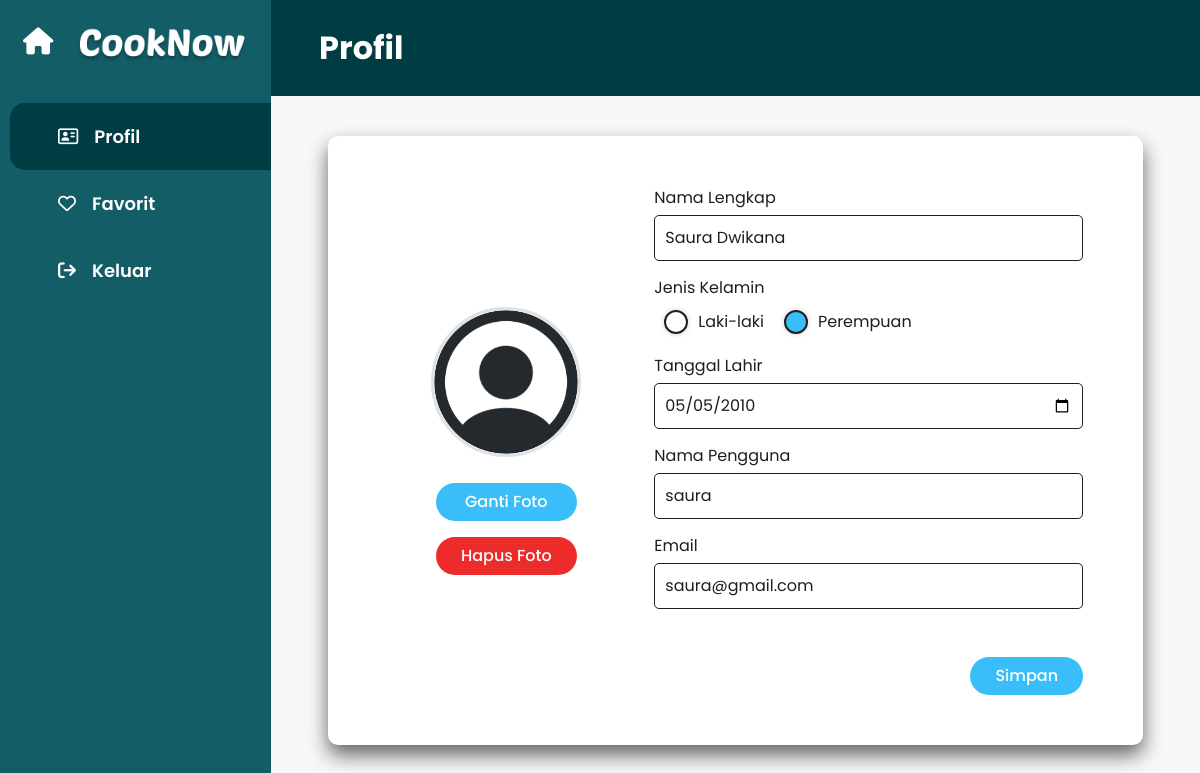
/profile-user/profile.php (signed in), run on the app's committed database.
### tables this page shows
CREATE TABLE `user` (
  `user_id` int(5) NOT NULL,
  `name` varchar(50) NOT NULL,
  `email` varchar(50) NOT NULL,
  `username` varchar(50) NOT NULL,
  `password` varchar(255) NOT NULL,
  `birth` date NOT NULL,
  `gender` enum('Laki-laki','Perempuan') NOT NULL,
  `role` enum('Admin','User') NOT NULL,
  `photo` varchar(255) NOT NULL
);

### profile-user/profile.php (the view, shortened to what this page needs)
<?php
include("../config/koneksi.php");
$email_from_session = $_SESSION['user_email'];
$query = "SELECT * FROM user WHERE email = '$email_from_session'";
$result = mysqli_query($conn, $query);
if ($result) {
    $user = mysqli_fetch_assoc($result);
} else {
    echo "Error fetching user data.";
    exit;
}
?>
<!DOCTYPE html>
<html lang="en">
<head>
    <link rel="stylesheet" href="assets/css/style.css">
    <link rel="stylesheet" href="assets/css/sidebar.css">
    <link rel="stylesheet" href="assets/css/profil.css">
    <link rel="stylesheet" href="https://cdnjs.cloudflare.com/ajax/libs/font-awesome/6.5.1/css/all.min.css" />
    <link href="https://cdn.jsdelivr.net/npm/bootstrap@5.3.3/dist/css/bootstrap.min.css" rel="stylesheet">
</head>
<body>
    <div class="container-fluid d-flex p-0 m-0" style="min-height: 100vh;">
        <div class="sidebar">
            <nav>
                <a class="mt-1 sidebar-1 d-flex justify-content-evenly align-items-center pt-3" href="../user/home.php" style="text-decoration: none;">
                    <i class="fa-solid fa-house m-0" style="font-size: 27px; height: fit-content;"></i>
                    <img class="mt-2" style="height: 35px;" src="assets/img/logo.png" alt="CookNow">
                </a>
                <ul class="nav-option p-0">
                    <a href="profile.php" class="nav-select fs-h4 actived">
                        <i class="ms-5 pe-3 fa-regular fa-address-card"></i>
                        <p class="p-0 m-0">Profil</p>
                    </a>
                    <a href="favorite.php" class="nav-select fs-h4">
                        <i class="ms-5 pe-3 fa-regular fa-heart"></i>
                        <p class="p-0 m-0">Favorit</p>
                    </a>
                    <a href="../logout.php" class="nav-select fs-h4">
                        <i class="ms-5 pe-3 fa-solid fa-arrow-right-from-bracket"></i>
                        <p class="p-0 m-0">Keluar</p>
                    </a>
                </ul>
            </nav>
        </div>
        <main class="main-content">
            <header class="d-flex align-items-center p-5">
                <h2 class="fs-h2 my-3">Profil</h2>
            </header>
            <div class="container-fluid d-flex flex-column align-items-center">
                <form method="POST" action="" enctype="multipart/form-data" class="main-section d-flex justify-content-evenly">
                    <div class="profile-picture">
                        <img src="<?php echo $_SESSION['user_photo']; ?>" alt="Profile Picture" class="border border-3" style="width: 150px; height: 150px;">
                        <div class="d-flex flex-column justify-content-center mt-3 gap-3">
                            <button type="button" class="fw-medium btn text-white mx-5 rounded-5 px-4 btn-blue" style="background-color: var(--blue-2);" id="ganti">Ganti Foto</button>
                            <button type="button" class="fw-medium btn text-white mx-5 rounded-5 px-4 btn-red" style="background-color: var(--red-2);" id="hapusFoto">Hapus Foto</button>
                        </div>
                    </div>
                    <div class="profile-form">
                        <div class="form-group">
                            <label class="fs-body" for="fullname">Nama Lengkap</label>
                            <input type="text" id="fullname" name="fullname" value="<?php echo $user['name']; ?>" required>
                        </div>
                        <div class="form-group">
                            <label class="mb-0">Jenis Kelamin</label>
                            <div class="d-flex">
                                <label class="radio-button">
                                    <span class="radio"></span>
                                    Laki-laki
                                </label>
                                <label class="radio-button">
                                    <span class="radio"></span>
                                    Perempuan
                                </label>
                            </div>
                        </div>
                        <div class="form-group">
                            <label class="fs-body" for="dob">Tanggal Lahir</label>
                            <input type="date" id="dob" name="dob" value="<?php echo $user['birth']; ?>" required>
                        </div>
                        <div class="form-group">
                            <label class="fs-body" for="username">Nama Pengguna</label>
                            <input type="text" id="username" name="username" pattern="^\S+$" placeholder="Tidak boleh menggunakan spasi" value="<?php echo $user['username']; ?>" required>
                        </div>
                        <div class="form-group">
                            <label class="fs-body" for="email">Email</label>
                            <input type="email" id="email" name="email" value="<?php echo $user['email']; ?>" required>
                        </div>
                        <div class="text-end mt-5">
                            <button onclick="return confirm('Apakah anda yakin ingin memperbarui data?')" type="submit" name="simpan" class="fw-medium btn text-white rounded-5 px-4 btn-blue" style="background-color: var(--blue-2);">Simpan</button>
                        </div>
                    </div>
                </form>
            </div>
        </main>
    </div>
</body>
</html>

### profile-user/assets/css/style.css (style rules this page uses)
:root { --white : #fffff; --black : #1e1e1e; --teal-1 : #003c43; --teal-2 : #135d66; --teal-3 : #77b0aa; --teal-4 : #e3fef7; --red-1 : #d21312; --red-2 : #ed2b2a; --red-3 : #f15a59; --blue-1 : #3572ef; --blue-2 : #3abef9; --blue-3 : #a7e6ff; --grey-primary : #333333; --grey-3 : #666666; --grey-2 : #b0b0b0; --grey-1 : #f3f4f9; --poppins : "Poppins" }
.fs-h2 { font-size: 32px; font-weight: 700; }
.fs-h4 { font-size: 18px; font-weight: 600; }
.fs-body { font-size: 16px; font-weight: 400; }
* { padding: 0; margin: 0; font-family: var(--poppins); color: white; }
body { overflow-x: hidden; }

### profile-user/assets/css/sidebar.css (style rules this page uses)
.sidebar { width: 350px; background-color: var(--teal-2); }
.sidebar nav .nav-option { margin-top: 40px; position: relative; text-align: center; }
.nav-select { display: flex; align-items: center; padding: 20px 0; margin-left: 10px; border-radius: 15px 0px 0px 15px; text-decoration: none; color: var(--white); }
.nav-select p { color: var(--white); }
.sidebar nav ul a:hover, .actived { background-color: var(--teal-1); }
main { padding: 0 !important; width: 100%; }
header { background-color: var(--teal-1); padding-left: 30px; height: 50px; }

### profile-user/assets/css/profil.css (style rules this page uses)
.main-section { width: 90%; background-color: #fff; padding: 50px; border-radius: 10px; display: flex; align-items: center; box-shadow: 0px 10px 20px #0009; margin-top: 40px; margin-bottom: 40px; }
.profile-picture { display: flex; flex-direction: column; align-items: center; margin-right: 20px; }
.profile-picture img { max-width: 150px; max-height: 150px; border-radius: 50%; margin-bottom: 10px; }
.profile-form { width: 60%; }
.main-content { padding: 20px; background-color: #f8f8f8 }
.form-group { margin-bottom: 15px; }
.form-group label { color: var(--black); display: block; margin-bottom: 5px; }
.form-group input[type="text"], .form-group input[type="email"], .form-group input[type="date"] { width: 100%; padding: 10px; border: 1px solid var(--black); border-radius: 5px; color: var(--black); }
.radio-button { display: flex !important; gap: 10px; justify-content: center; margin: 10px; position: relative; align-items: center; color: var(--white); }
.radio { position: relative; display: inline-block; width: 24px; height: 24px; border-radius: 50%; border: 3px solid #fff; box-shadow: 0px 0px 5px rgba(0, 0, 0, 0.2); transform: translateZ(-25px); transition: all 0.3s ease-in-out; border: 2px solid var(--black); }
.radio::before { position: absolute; width: 10px; height: 10px; top: 5px; left: 5px; border-radius: 50%; box-shadow: 0px 0px 10px rgba(0, 0, 0, 0.5); opacity: 0; transition: all 0.3s ease-in-out; }
.radio-button input[type="radio"]:checked + .radio { border-color: var(--black); transform: translateZ(0px); background-color: var(--blue-2); }
.radio-button input[type="radio"]:checked + .radio::before { opacity: 1; }
::placeholder { color: var(--grey-2); }

### data on the page
user: fullname "Saura Dwikana", dob "05/05/2010", username "saura", email "saura@gmail.com"
